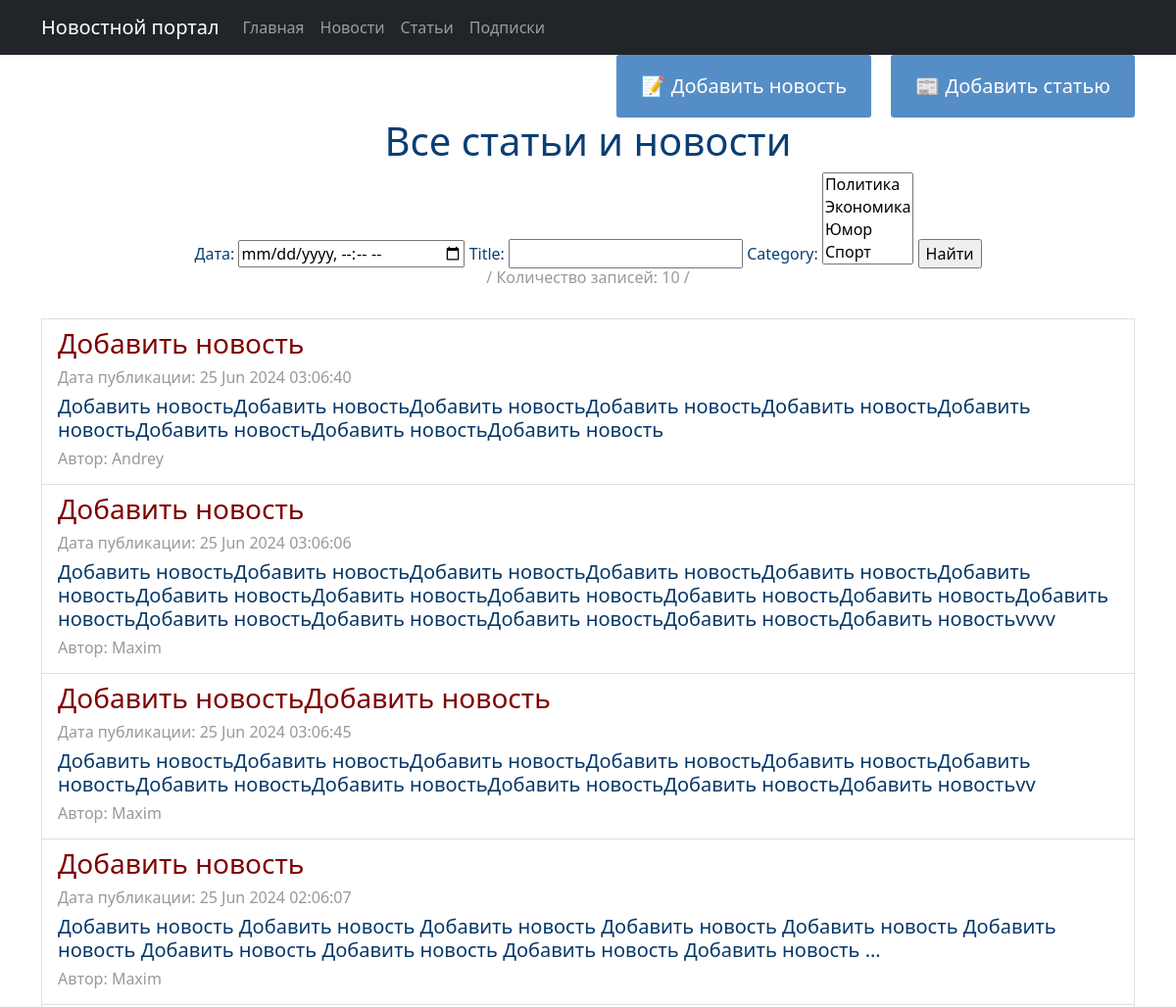
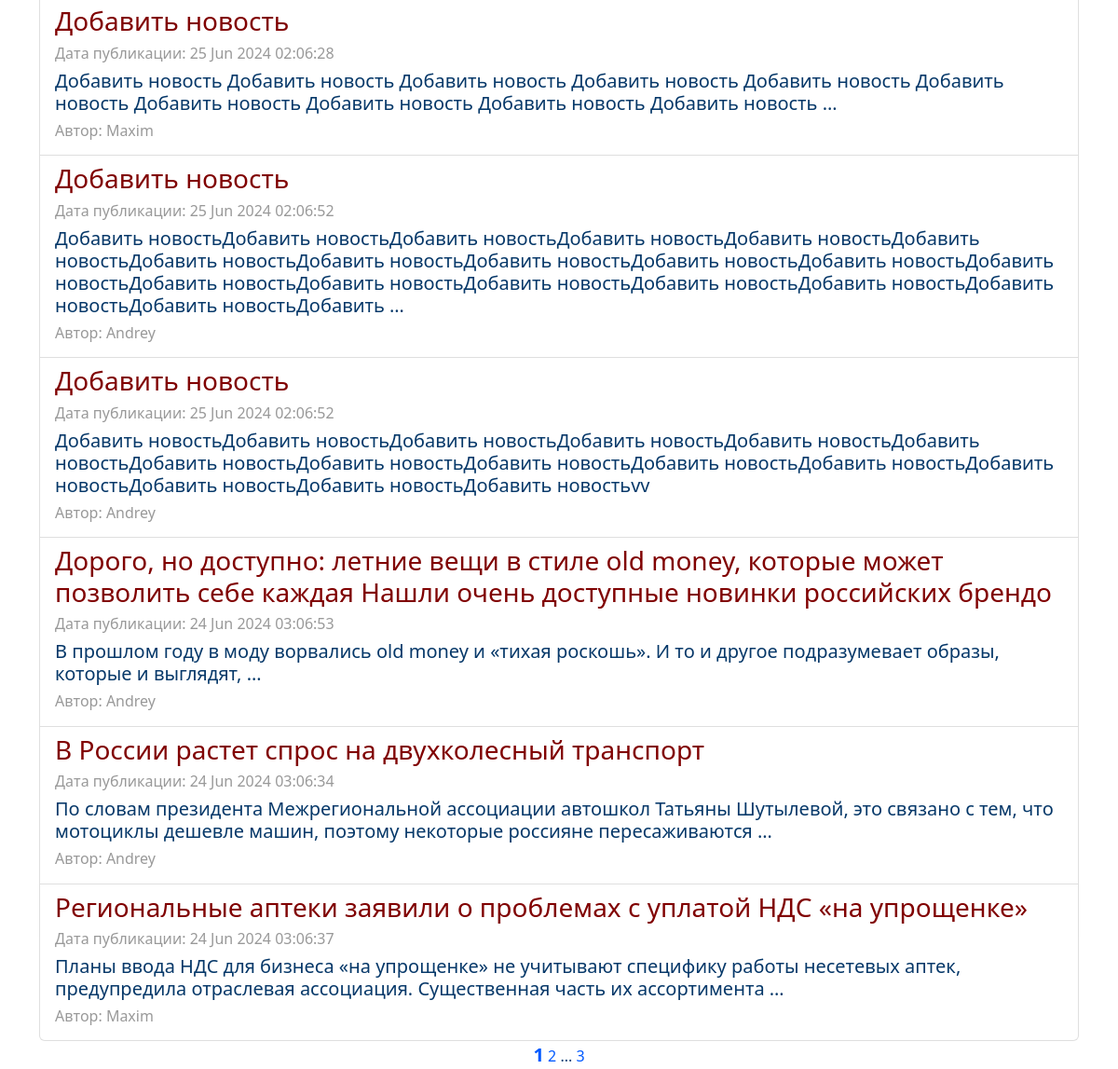
/main/search/, run on an earlier commit of the app's database (2 pictures, top to bottom).
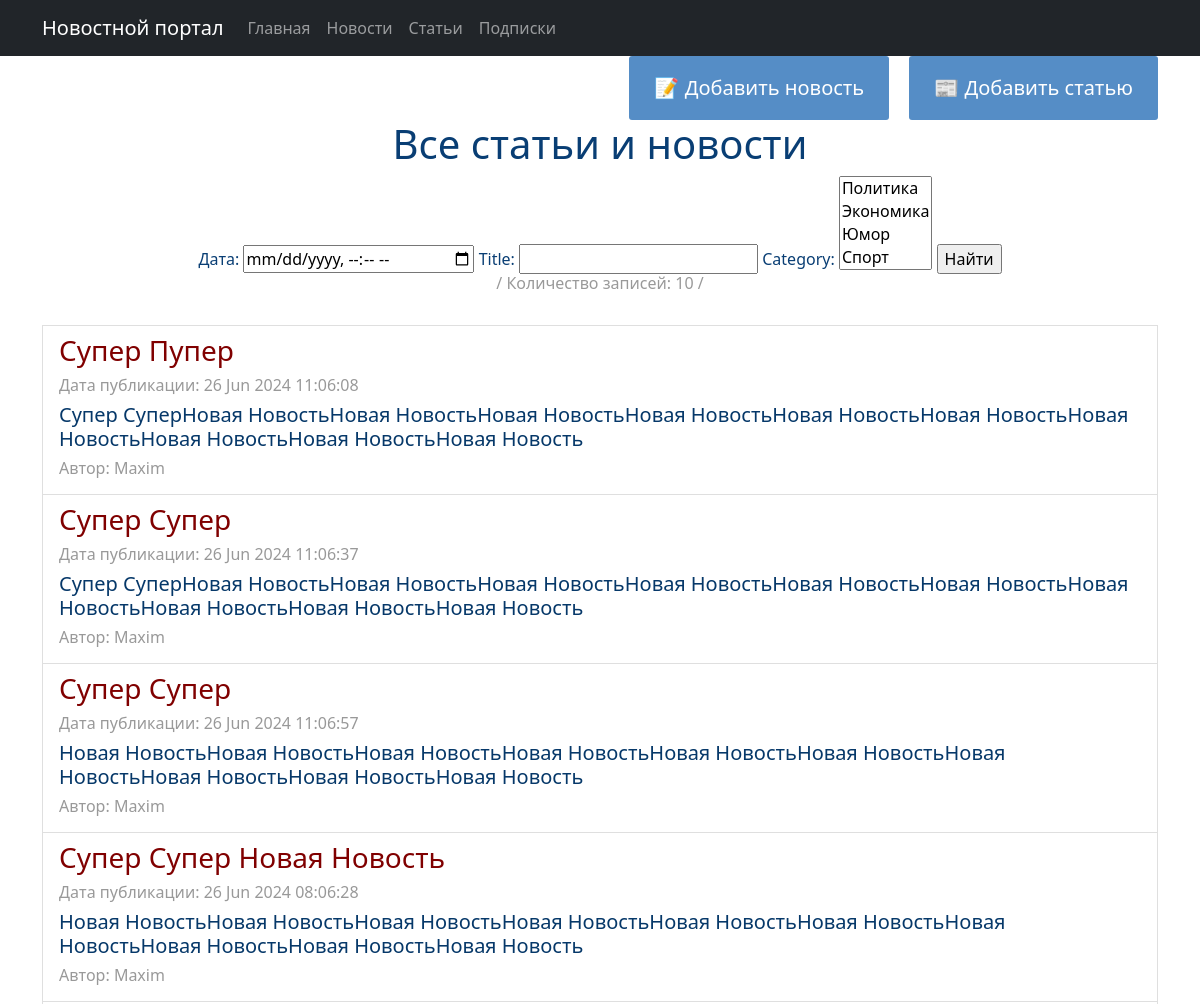
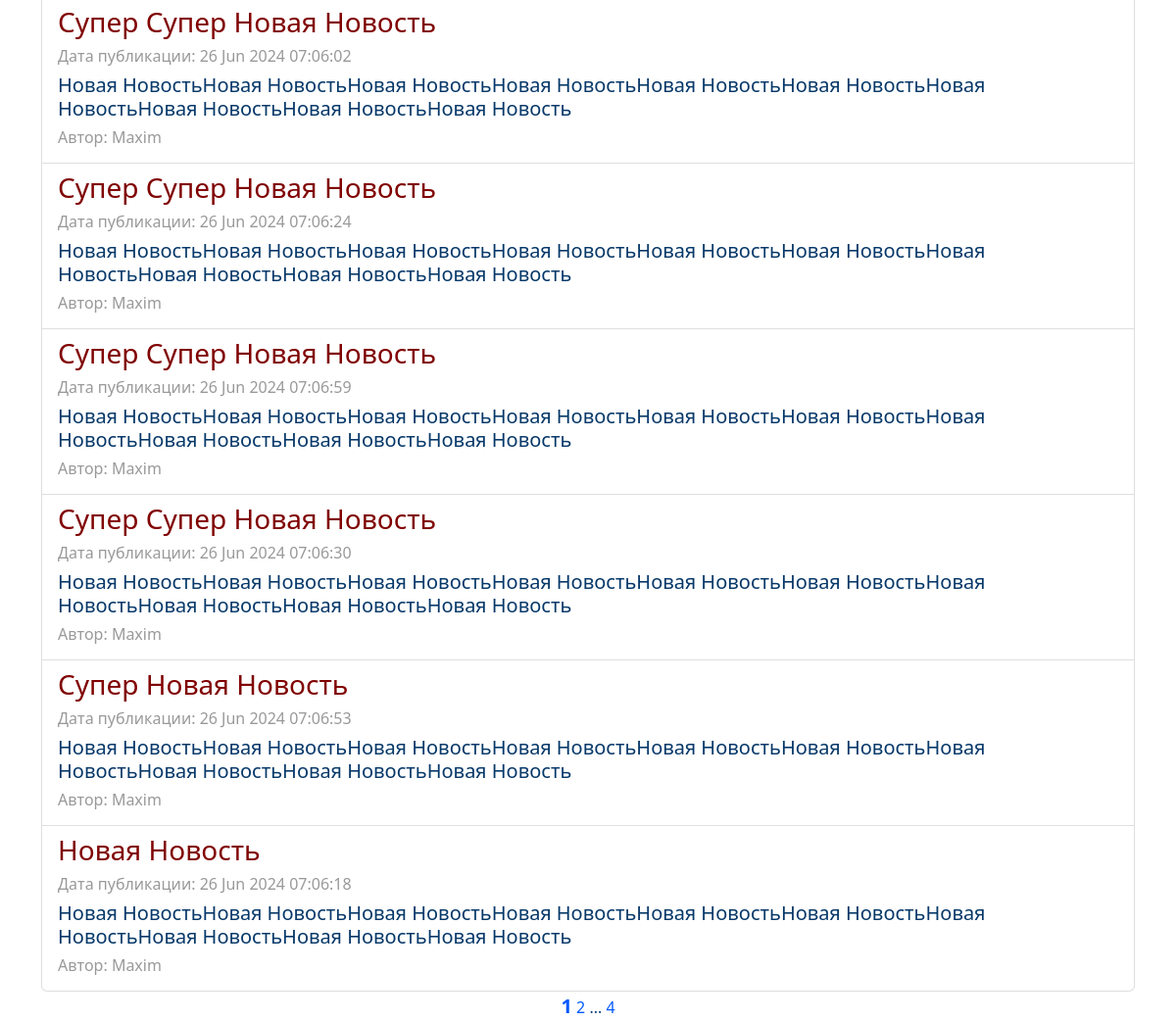
And on a later commit of the database (2 pictures, top to bottom).
### news/models.py (models this page shows, shortened)
class Post(models.Model):
    categor = [
        ('AR', 'Статья'),
        ('NE', 'Новость'),
    ]
    type = models.CharField(max_length=8, choices=categor, default='AR')
    user = models.ForeignKey(Author, on_delete=models.CASCADE, related_name='post')
    category = models.ManyToManyField(Category, through='PostCategory')
    date = models.DateTimeField(auto_now_add=True)
    title = models.CharField(max_length=256)
    text = models.TextField()
    rating = models.SmallIntegerField(default=0)

class Author(models.Model):
    user = models.OneToOneField(User, on_delete=models.CASCADE)
    rating = models.SmallIntegerField(default=0)

### news/views.py (the view)
# urls.py: path('main/search/', PostSearch.as_view(), name='post_search'),
class PostSearch(ListView):
    model = Post
    ordering = '-date'
    template_name = 'search.html'
    context_object_name = 'posts'
    paginate_by = 10
    def get_queryset(self):
        queryset = super().get_queryset()
        self.filterset = PostFilter(self.request.GET, queryset)
        return self.filterset.qs
    def get_context_data(self, **kwargs):
        context = super().get_context_data(**kwargs)
        context['filterset'] = self.filterset
        return context

### news/models.py (called while the page is built)
    def __str__(self):
        return f'{self.category}'

### news/templatetags/custom_filters.py (called while the page is built)
@register.filter()
def length(value):
    return len(value)

### news/templatetags/custom_tags.py (called while the page is built)
@register.simple_tag(takes_context=True)
def url_replace(context, **kwargs):
    d = context['request'].GET.copy()
    for k, v in kwargs.items():
        d[k] = v
    return d.urlencode()

### templates/search.html (shortened to what this page needs)
{% extends 'flatpages/default.html' %}
{% load custom_filters %}
{% load custom_tags %}
{% block content %}
<div class="flex-container">
    <a href="/news/create/" class="btn">📝 Добавить новость</a>
    <a href="/articles/create/" class="btn">📰 Добавить статью</a>
</div>
<h1>Все статьи и новости</h1>
<form action="" method="get">
    {{ filterset.form.as_table }}
    <input type="submit" value="Найти"/>
</form>
<h6><span
        style="color: #999999;">/ Количество записей: {{posts|length}} /</span></h6>
{% if posts %}
<div class="list-group">
    <br>
    {% for new in posts %}
    <a href="{{ new.id }}" class="list-group-item list-group-item-action">
        <h3 style="text-align: left;"><span
                style="color: #800000;">{{ new.title }}</span></h3>
        <h6 style="text-align: left;"><span
                style="color: #999999;">Дата публикации: {{ new.date |date:'d M Y h:m:s'}}</span></h6>
        <h5 style="text-align: left;">{{ new.text | truncatewords:20 }}</h5>
        <h6 style="text-align: left;"><span
                style="color: #999999;">Автор: {{ new.user.user }}</span></h6>
    </a>
    {% endfor %}
</div>
{% else %}
<h2>Новостей нет!</h2>
{% endif %}
<a style="font-size: 20px;"><b>{{ page_obj.number }}</b></a>
{% if page_obj.has_next %}
<a href="?{% url_replace page=page_obj.next_page_number %}">{{ page_obj.next_page_number }}</a>
{% if paginator.num_pages != page_obj.next_page_number %}
...
<a href="?{% url_replace page=page_obj.paginator.num_pages %}">{{ page_obj.paginator.num_pages }}</a>
{% endif %}
{% endif %}
{% endblock content %}

What changed in the data, as far as the page shows it:
no longer on this page (row unchanged): Post: title "Добавить новость", date "25 Jun 2024 03:06:40", text "Добавить новостьДобавить новостьДобавить новостьДобавить новостьДобавить новостьДобавить новостьДобавить новостьДобавить новостьДобавить новость", user.user "Andrey"
no longer on this page (row unchanged): Post: title "Добавить новость", date "25 Jun 2024 03:06:06", text "Добавить новостьДобавить новостьДобавить новостьДобавить новостьДобавить новостьДобавить новостьДобавить новостьДобавить новостьДобавить новостьДобавить новостьДобавить новостьДобавить новостьДобавить новостьДобавить новостьДобавить новостьДобавить новостьДобавить новостьvvvv", user.user "Maxim"
no longer on this page (row unchanged): Post: title "Добавить новостьДобавить новость", date "25 Jun 2024 03:06:45", text "Добавить новостьДобавить новостьДобавить новостьДобавить новостьДобавить новостьДобавить новостьДобавить новостьДобавить новостьДобавить новостьДобавить новостьДобавить новостьvv", user.user "Maxim"
no longer on this page (row unchanged): Post: title "Добавить новость", date "25 Jun 2024 02:06:07", text "Добавить новость Добавить новость Добавить новость Добавить новость Добавить новость Добавить новость Добавить новость Добавить новость Добавить новость Добавить новость …", user.user "Maxim"
no longer on this page (row unchanged): Post: title "Добавить новость", date "25 Jun 2024 02:06:28", text "Добавить новость Добавить новость Добавить новость Добавить новость Добавить новость Добавить новость Добавить новость Добавить новость Добавить новость Добавить новость …", user.user "Maxim"
no longer on this page (row unchanged): Post: title "Добавить новость", date "25 Jun 2024 02:06:52", text "Добавить новостьДобавить новостьДобавить новостьДобавить новостьДобавить новостьДобавить новостьДобавить новостьДобавить новостьДобавить новостьДобавить новостьДобавить новостьДобавить новостьДобавить новостьДобавить новостьДобавить новостьДобавить новостьДобавить новостьДобавить новостьДобавить новостьДобавить …", user.user "Andrey"
no longer on this page (row unchanged): Post: title "Добавить новость", date "25 Jun 2024 02:06:52", text "Добавить новостьДобавить новостьДобавить новостьДобавить новостьДобавить новостьДобавить новостьДобавить новостьДобавить новостьДобавить новостьДобавить новостьДобавить новостьДобавить новостьДобавить новостьДобавить новостьДобавить новостьvv", user.user "Andrey"
no longer on this page (row unchanged): Post: title "Дорого, но доступно: летние вещи в стиле old money, которые может позволить себе каждая Нашли очень доступные новинки российских брендо", date "24 Jun 2024 03:06:53", text "В прошлом году в моду ворвались old money и «тихая роскошь». И то и другое подразумевает образы, которые и выглядят, …", user.user "Andrey"
no longer on this page (row unchanged): Post: title "В России растет спрос на двухколесный транспорт", date "24 Jun 2024 03:06:34", text "По словам президента Межрегиональной ассоциации автошкол Татьяны Шутылевой, это связано с тем, что мотоциклы дешевле машин, поэтому некоторые россияне пересаживаются …", user.user "Andrey"
no longer on this page (row unchanged): Post: title "Региональные аптеки заявили о проблемах с уплатой НДС «на упрощенке»", date "24 Jun 2024 03:06:37", text "Планы ввода НДС для бизнеса «на упрощенке» не учитывают специфику работы несетевых аптек, предупредила отраслевая ассоциация. Существенная часть их ассортимента …", user.user "Maxim"
added Post: title "Супер Пупер", date "26 Jun 2024 11:06:08", text "Супер СуперНовая НовостьНовая НовостьНовая НовостьНовая НовостьНовая НовостьНовая НовостьНовая НовостьНовая НовостьНовая НовостьНовая Новость", user.user "Maxim"
added Post: title "Супер Супер", date "26 Jun 2024 11:06:37", text "Супер СуперНовая НовостьНовая НовостьНовая НовостьНовая НовостьНовая НовостьНовая НовостьНовая НовостьНовая НовостьНовая НовостьНовая Новость", user.user "Maxim"
added Post: title "Супер Супер", date "26 Jun 2024 11:06:57", text "Новая НовостьНовая НовостьНовая НовостьНовая НовостьНовая НовостьНовая НовостьНовая НовостьНовая НовостьНовая НовостьНовая Новость", user.user "Maxim"
added Post: title "Супер Супер Новая Новость", date "26 Jun 2024 08:06:28", text "Новая НовостьНовая НовостьНовая НовостьНовая НовостьНовая НовостьНовая НовостьНовая НовостьНовая НовостьНовая НовостьНовая Новость", user.user "Maxim"
added Post: title "Супер Супер Новая Новость", date "26 Jun 2024 07:06:02", text "Новая НовостьНовая НовостьНовая НовостьНовая НовостьНовая НовостьНовая НовостьНовая НовостьНовая НовостьНовая НовостьНовая Новость", user.user "Maxim"
added Post: title "Супер Супер Новая Новость", date "26 Jun 2024 07:06:24", text "Новая НовостьНовая НовостьНовая НовостьНовая НовостьНовая НовостьНовая НовостьНовая НовостьНовая НовостьНовая НовостьНовая Новость", user.user "Maxim"
added Post: title "Супер Супер Новая Новость", date "26 Jun 2024 07:06:59", text "Новая НовостьНовая НовостьНовая НовостьНовая НовостьНовая НовостьНовая НовостьНовая НовостьНовая НовостьНовая НовостьНовая Новость", user.user "Maxim"
added Post: title "Супер Супер Новая Новость", date "26 Jun 2024 07:06:30", text "Новая НовостьНовая НовостьНовая НовостьНовая НовостьНовая НовостьНовая НовостьНовая НовостьНовая НовостьНовая НовостьНовая Новость", user.user "Maxim"
added Post: title "Супер Новая Новость", date "26 Jun 2024 07:06:53", text "Новая НовостьНовая НовостьНовая НовостьНовая НовостьНовая НовостьНовая НовостьНовая НовостьНовая НовостьНовая НовостьНовая Новость", user.user "Maxim"
added Post: title "Новая Новость", date "26 Jun 2024 07:06:18", text "Новая НовостьНовая НовостьНовая НовостьНовая НовостьНовая НовостьНовая НовостьНовая НовостьНовая НовостьНовая НовостьНовая Новость", user.user "Maxim"
Also different on the page:
{{ page_obj.paginator.num_pages }}: "3" → "4"
